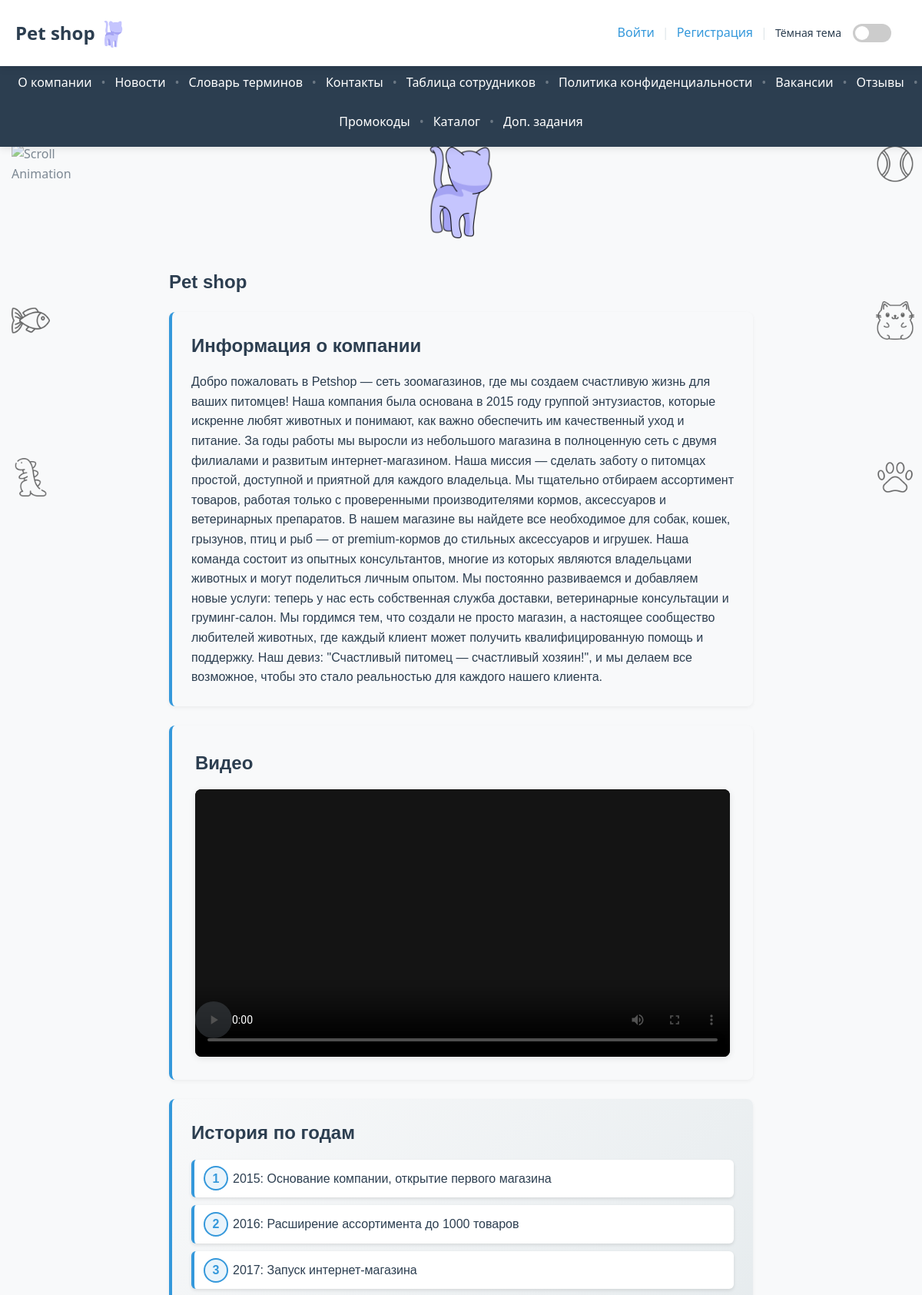
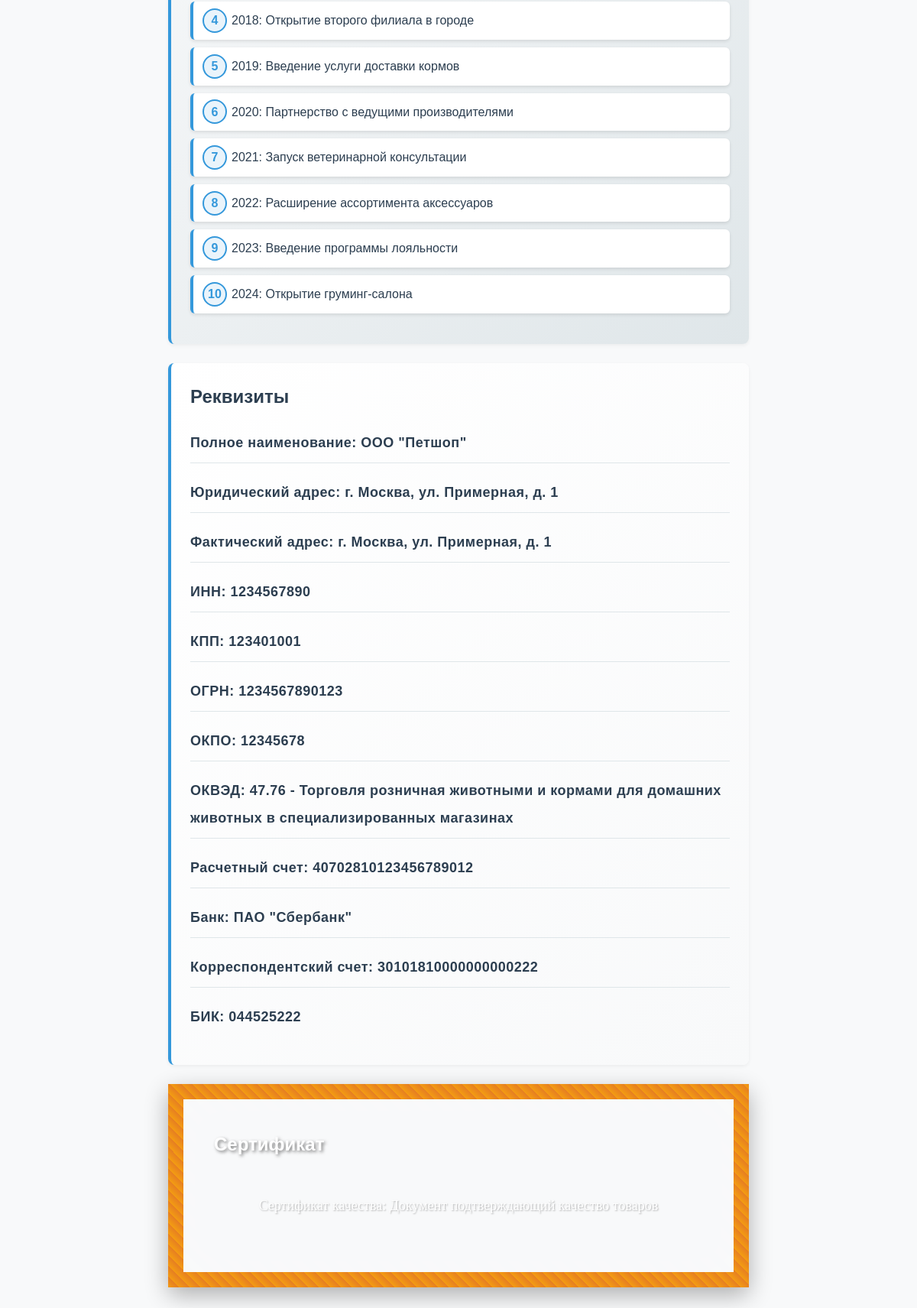
The page /about/ on the database its author committed (2 pictures, top to bottom).
### pet_shop/models.py (models this page shows, shortened)
class CompanyInfo(models.Model):
    name = models.CharField(max_length=255, verbose_name="Название компании")
    description = models.TextField(verbose_name="Информация о компании", blank=True, null=True)
    logo = models.ImageField(upload_to='pet_shop/images/logo/', blank=True, null=True, verbose_name="Логотип")
    video = models.FileField(upload_to='pet_shop/videos/', blank=True, null=True, verbose_name="Видео компании")
    history = models.TextField(blank=True, null=True, verbose_name="История по годам")
    requisites = models.TextField(blank=True, null=True, verbose_name="Реквизиты")
    certificate = models.TextField(blank=True, null=True, verbose_name="Сертификат")

### pet_shop/views.py (the view)
# urls.py: path('about/', views.about, name='about'),
def about(request):
    company = models.CompanyInfo.objects.first()
    return render(request, 'pet_shop/company/about.html', {'company': company})

### pet_shop/templates/pet_shop/company/about.html (shortened to what this page needs)
{% extends "pet_shop/base.html" %}
{% load static %}
{% block extra_css %}
<link rel="stylesheet" href="{% static 'pet_shop/css/about.css' %}">
{% endblock %}
{% block content %}
<div class="container about-container">
        {% if company %}
            {% if company.logo %}
                <div class="logo-center">
                    <img src="{% static company.logo.url %}" alt="Логотип">
                </div>
            {% endif %}
            <h2>{{ company.name }}</h2>
            <div class="info-block">
                <h3>Информация о компании</h3>
                <p>{{ company.description|linebreaks }}</p>
            </div>
            {% if company.video %}
                <div class="info-block video-block">
                    <h3>Видео</h3>
                    <div class="video-wrapper">
                        <video controls class="company-video">
                            <source src="{% static company.video.url %}" type="video/mp4">
                        </video>
                    </div>
                </div>
            {% endif %}
            {% if company.history %}
                <div class="info-block history-block">
                    <h3>История по годам</h3>
                    <div class="history-list">
                        {{ company.history|linebreaks }}
                    </div>
                </div>
            {% endif %}
            {% if company.requisites %}
                <div class="info-block requisites-block">
                    <h3>Реквизиты</h3>
                    <div class="requisites-content">
                        {{ company.requisites|linebreaks }}
                    </div>
                </div>
            {% endif %}
            {% if company.certificate %}
                <div class="info-block certificate-block">
                    <h3>Сертификат</h3>
                    <div class="certificate-content">
                        {{ company.certificate|linebreaks }}
                    </div>
                </div>
            {% endif %}
        {% else %}
            <div class="no-info">
                Информация о компании временно недоступна
            </div>
        {% endif %}
    </div>
{% endblock %}

### pet_shop/static/pet_shop/css/base.css (style rules this page uses)
:root { --primary-color: #3498db; --secondary-color: #2980b9; --accent-color: #e74c3c; --text-color: #2c3e50; --light-bg: #f8f9fa; --border-color: #dfe6e9; --header-bg: white; --footer-bg: #2c3e50; --footer-text: white; --footer-hover: #ecf0f1; }
* { box-sizing: border-box; }
body { font-family: 'Segoe UI', Tahoma, Geneva, Verdana, sans-serif; margin: 0; padding: 0; color: var(--text-color); line-height: 1.6; background-color: var(--light-bg); transition: background-color 0.3s ease, color 0.3s ease; }

### rows shown on the page
CompanyInfo: logo (picture), name "Pet shop", description "Добро пожаловать в Petshop — сеть зоомагазинов, где мы создаем счастливую жизнь для ваших питомцев! Наша компания была основана в 2015 году группой энтузиастов, которые искренне любят животных и понимают, как важно обеспечить им качественный уход и питание. За годы работы мы выросли из небольшого магазина в полноценную сеть с двумя филиалами и развитым интернет-магазином. Наша миссия — сделать заботу о питомцах простой, доступной и приятной для каждого владельца. Мы тщательно отбираем ассортимент товаров, работая только с проверенными производителями кормов, аксессуаров и ветеринарных препаратов. В нашем магазине вы найдете все необходимое для собак, кошек, грызунов, птиц и рыб — от…", history "2015: Основание компании, открытие первого магазина 2016: Расширение ассортимента до 1000 товаров 2017: Запуск интернет-магазина 2018: Открытие второго филиала в городе 2019: Введение услуги доставки кормов 2020: Партнерство с ведущими производителями 2021: Запуск ветеринарной консультации 2022: Расширение ассортимента аксессуаров 2023: Введение программы лояльности 2024: Открытие груминг-салона", requisites "Полное наименование: ООО \"Петшоп\" Юридический адрес: г. Москва, ул. Примерная, д. 1 Фактический адрес: г. Москва, ул. Примерная, д. 1 ИНН: 1234567890 КПП: 123401001 ОГРН: 1234567890123 ОКПО: 12345678 ОКВЭД: 47.76 - Торговля розничная животными и кормами для домашних животных в специализированных магазинах Расчетный счет: 40702810123456789012 Банк: ПАО \"Сбербанк\" Корреспондентский счет: 30101810000000000222 БИК: 044525222", certificate "Сертификат качества: Документ подтверждающий качество товаров"
